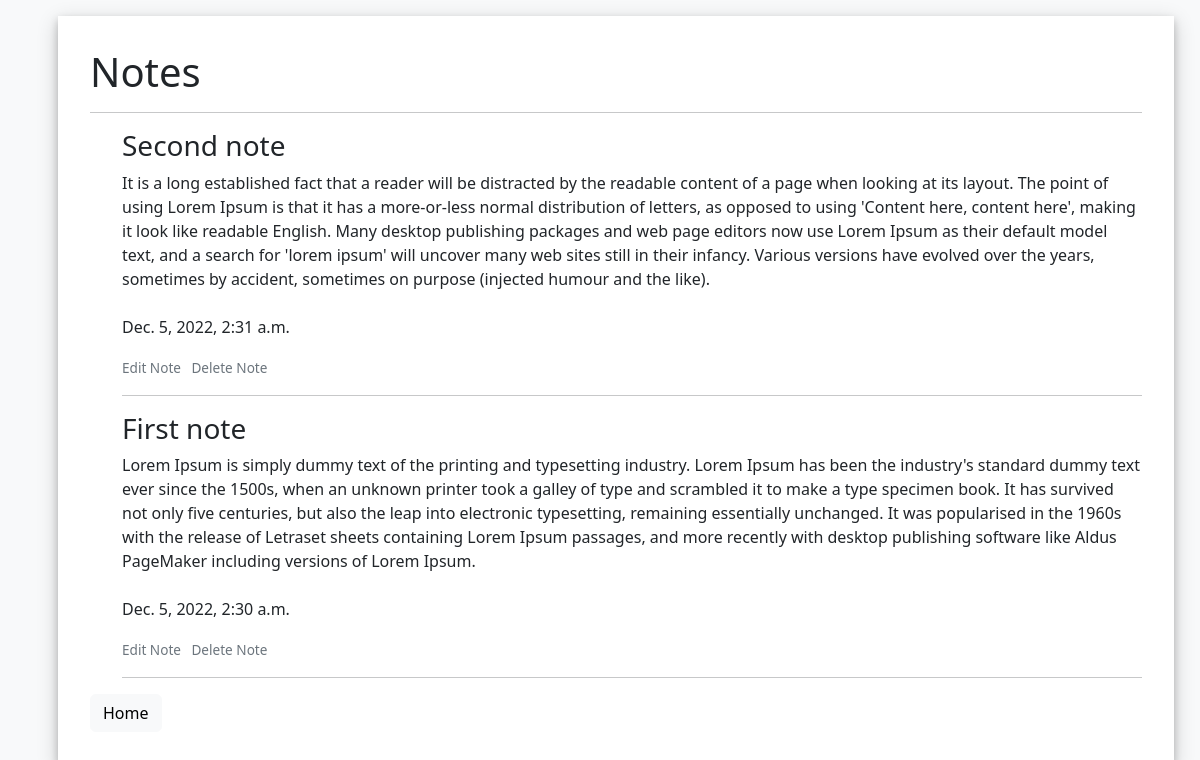
The page /notes/ (signed in) on the database its author committed.
### mainapp/models.py (models this page shows, shortened)
class Notes(models.Model):
    title = models.CharField(max_length=255)
    author = models.ForeignKey(User, on_delete=models.CASCADE)
    body = models.TextField(max_length=1024)
    date = models.DateTimeField(auto_now_add = True)

### mainapp/views.py (the view)
# urls.py: path('notes/', NotesView.as_view(), name='notes'),
class NotesView(generic.ListView):
    model = Notes
    template_name = 'notes.html'
    ordering = ['-date']

### mainapp/templates/notes.html (shortened to what this page needs)
{% extends 'base.html' %}
        {% block content %}
        <div class="container main">
            <h1>Notes</h1>
            <hr>
            <ul>
                {% for note in object_list %}
                    {% if user.is_authenticated %}
                        {% if user.id == note.author.id %}
                            <li>
                                <h3>{{ note.title }}</a></h3>
                                {{ note.body }}
                                <br><br>
                                <p>{{ note.date }}</p>
                                <small>
                                    <a href="{% url 'edit-note' note.pk %}" class="smbtn">Edit Note</a>
                                    <a href="{% url 'delete-note' note.pk %}" class="smbtn">Delete Note</a>
                                </small>
                                <hr>
                            </li>
                        {% endif %}
                    {% endif %}
                {% empty %}
                    <h3>You don't have any notes.</h3>
                {% endfor %}
            </ul>
            <a href="{% url 'home' %}" class="btn btn-light">Home</a>
        </div>
        {% endblock %}

### mainapp/templates/base.html (shortened to what this page needs)
{% load static %}
<!doctype html>
<html lang="en">
<head>
    <link href="https://cdn.jsdelivr.net/npm/bootstrap@5.2.1/dist/css/bootstrap.min.css" rel="stylesheet"
>
        <link rel="stylesheet" href="{% static 'mainapp/style.css' %}">
</head>
<body>
    <div class="container">
        {% block content %}
        {% endblock %}
    </div>
</body>
</html>

### mainapp/static/mainapp/style.css (style rules this page uses)
:root { --ShadowOne: rgba(0, 0, 0, 0.2); --ShadowTwo: rgba(0, 0, 0, 0.19); --backgroundColor: #f8f9fa; --btnColorOne: #6c757d; --btnColorTwo: #343a40; }
*, *::before, *::after { padding: 0; margin: 0; box-sizing: border-box; }
body { margin: 1em; background-color: var(--backgroundColor); }
.main { background-color: white; margin: 1rem; padding: 2rem; box-shadow: 0 4px 8px 0 var(--ShadowOne), 0 6px 20px 0 var(--ShadowTwo); }
.smbtn { text-decoration: none; font-size: 0.85rem; color: var(--btnColorOne); transition: 0.3s; margin-right: 0.5em; }
ul { list-style-type: none; }

### rows shown on the page
Notes: title "Second note", body "It is a long established fact that a reader will be distracted by the readable content of a page when looking at its layout. The point of using Lorem Ipsum is that it has a more-or-less normal distribution of letters, as opposed to using 'Content here, content here', making it look like readable English. Many desktop publishing packages and web page editors now use Lorem Ipsum as their default model text, and a search for 'lorem ipsum' will uncover many web sites still in their infancy. Various versions have evolved over the years, sometimes by accident, sometimes on purpose (injected humour and the like).", date "Dec. 5, 2022, 2:31 a.m."
Notes: title "First note", body "Lorem Ipsum is simply dummy text of the printing and typesetting industry. Lorem Ipsum has been the industry's standard dummy text ever since the 1500s, when an unknown printer took a galley of type and scrambled it to make a type specimen book. It has survived not only five centuries, but also the leap into electronic typesetting, remaining essentially unchanged. It was popularised in the 1960s with the release of Letraset sheets containing Lorem Ipsum passages, and more recently with desktop publishing software like Aldus PageMaker including versions of Lorem Ipsum.", date "Dec. 5, 2022, 2:30 a.m."
